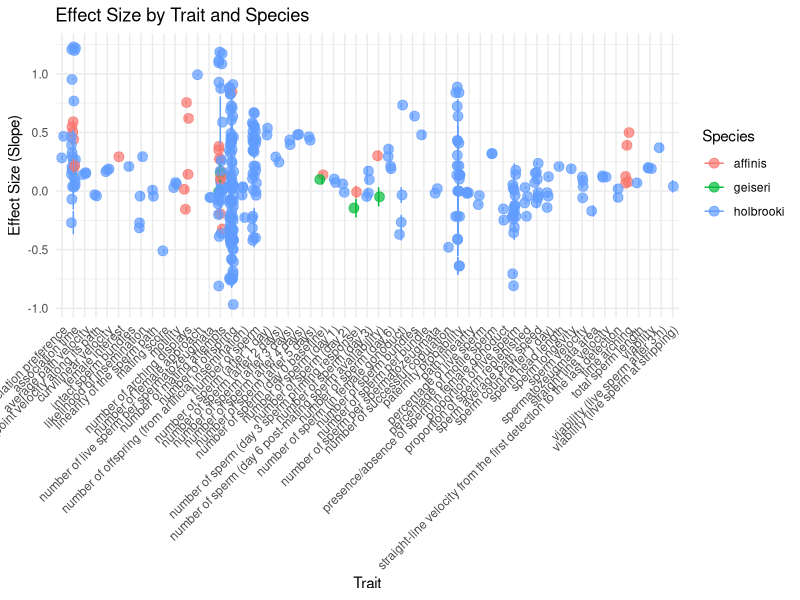
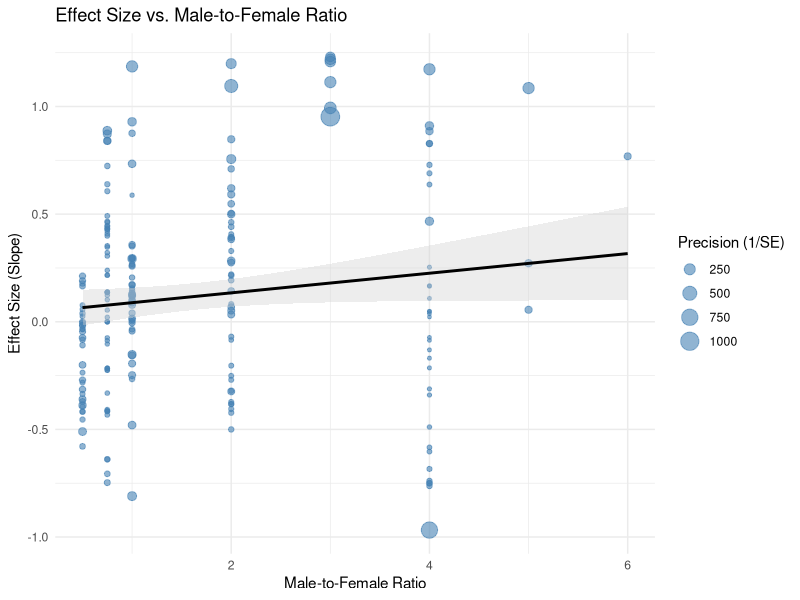

R code for these plots, in order: (Note: this script raises an error after producing the figures.)
## ---- chunk 1
knitr::opts_chunk$set(echo = TRUE, fig.path = "images/")
library(tidyverse)

## ---- chunk 2

dat <- read_csv("data/dat.gam.csv")

head(dat)

## ---- chunk 3

dat_clean <- dat %>%
  select(Species, Trait = ExpVar, Slope = ES, SE = ESVar, N = T_N) %>%
  filter(!is.na(Slope), !is.na(SE))

head(dat_clean)
dat_clean %>% group_by(Species) %>%
  summarize(mean_slope = mean(Slope),
            sd_slope = sd(Slope),
            mean_SE = mean(SE),
            n = n())

## ---- chunk 4

ggplot(dat_clean, aes(x = Trait, y = Slope, color = Species)) +
  geom_point(position = position_jitter(width = 0.2), size = 3, alpha = 0.7) +
  geom_errorbar(aes(ymin = Slope - SE, ymax = Slope + SE), width = 0.1) +
  theme_minimal() +
  labs(title = "Effect Size by Trait and Species",
       x = "Trait",
       y = "Effect Size (Slope)",
       color = "Species") +
  theme(axis.text.x = element_text(angle = 45, hjust = 1))

## ---- chunk 5

model <- lm(Slope ~ Species, data = dat_clean)
summary(model)

## ---- chunk 6
dat_fig2 <- dat %>%
  select(Slope = ES, SE = ESVar, Ratio = Tank_ratio) %>%
  filter(!is.na(Slope), !is.na(SE), !is.na(Ratio)) %>%
  mutate(Precision = 1 / SE)

ggplot(dat_fig2, aes(x = Ratio, y = Slope)) +
  geom_point(aes(size = Precision), alpha = 0.6, color = "steelblue") +
  geom_smooth(method = "lm", color = "black", fill = "lightgray") +
  theme_minimal() +
  labs(title = "Effect Size vs. Male-to-Female Ratio",
       x = "Male-to-Female Ratio",
       y = "Effect Size (Slope)",
       size = "Precision (1/SE)")
## ---- chunk 7

#| out-width: "70%"
knitr::include_graphics("images/figure2.jpg")


